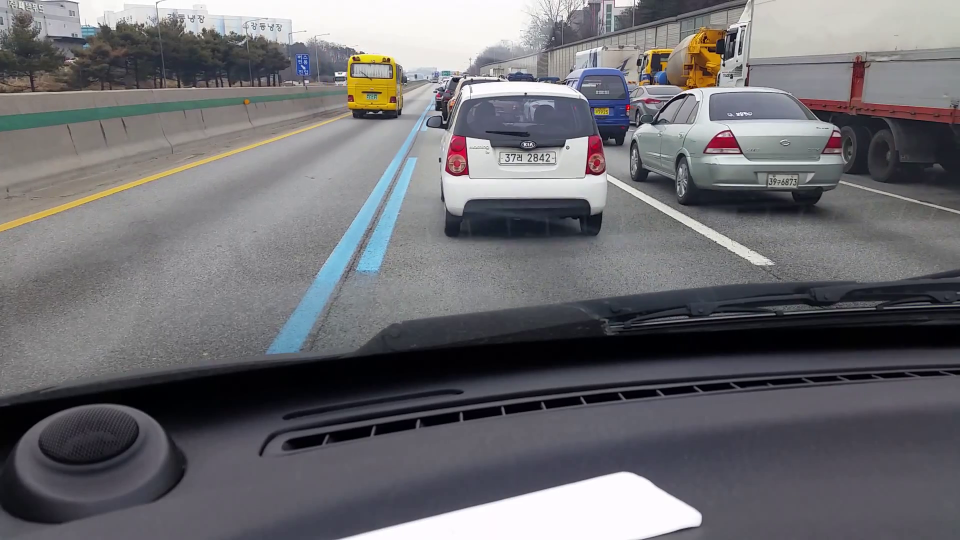
#> input picture frame 15 of road_01.mp4, 1920 x 1080 px, given in place of mission_left_right.mp4, which was not available (shown at 1/2 size)
$ python line_detect_01.py
#> lines starting #> are read from the running program, lines starting #| are printed output that depends on the picture; after the words box and inside, x2 and y2 are one past the last pixel; in counts of white or black regions, pixels touching at a corner belong together; pictures that were not available may be replaced by others from this repository, and a replacement may not be noted
import cv2
import numpy as np
import math

def roi(equ_frame, vertices):
    mask = np.zeros_like(equ_frame)
    cv2.fillPoly(mask, vertices, 255)
    masked = cv2.bitwise_and(equ_frame, mask)
    return masked

def nothing(x):
    pass

def initializeTrackbars(intialTracbarVals):
    cv2.namedWindow("Trackbars")
    cv2.resizeWindow("Trackbars", 360, 240)
    cv2.createTrackbar("Width Top", "Trackbars", intialTracbarVals[0],50, nothing)
    cv2.createTrackbar("Height Top", "Trackbars", intialTracbarVals[1], 100, nothing)
    cv2.createTrackbar("Width Bottom", "Trackbars", intialTracbarVals[2], 50, nothing)
    cv2.createTrackbar("Height Bottom", "Trackbars", intialTracbarVals[3], 100, nothing)

def valTrackbars():
    widthTop = cv2.getTrackbarPos("Width Top", "Trackbars")
    heightTop = cv2.getTrackbarPos("Height Top", "Trackbars")
    widthBottom = cv2.getTrackbarPos("Width Bottom", "Trackbars")
    heightBottom = cv2.getTrackbarPos("Height Bottom", "Trackbars")

    src = np.float32([(widthTop/100,heightTop/100), (1-(widthTop/100), heightTop/100),
                      (widthBottom/100, heightBottom/100), (1-(widthBottom/100), heightBottom/100)])
    #src = np.float32([(0.43, 0.65), (0.58, 0.65), (0.1, 1), (1, 1)])
    return src

def perspective_warp(img,
                     dst_size=(1280, 720),
                     src=np.float32([(0.43,0.65),(0.58,0.65),(0.1,1),(1,1)]),
                     dst=np.float32([(0,0), (1, 0), (0,1), (1,1)])):
    img_size = np.float32([(img.shape[1],img.shape[0])])
    src = src* img_size
    # For destination points, I'm arbitrarily choosing some points to be
    # a nice fit for displaying our warped result
    # again, not exact, but close enough for our purposes
    dst = dst * np.float32(dst_size)
    # Given src and dst points, calculate the perspective transform matrix
    M = cv2.getPerspectiveTransform(src, dst)
    # Warp the image using OpenCV warpPerspective()
    warped = cv2.warpPerspective(img, M, dst_size)
    return warped

intialTracbarVals = [25,60,1,70]   #wT,hT,wB,hB
video = cv2.VideoCapture("rsc/mission_left_right.mp4")

initializeTrackbars(intialTracbarVals)

while True:
    perspective_val = valTrackbars()
    ret, orig_frame = video.read()
#> orig_frame is the input picture: shape (1080, 1920, 3); mean B, G, R 112.9, 109, 109.7
    frame = cv2.GaussianBlur(orig_frame,(5, 5), 0)
    height, width = frame.shape[:2]
#> height = 1080; width = 1920

    frame = perspective_warp(frame, dst_size=(width, height), src=perspective_val)
#> in perspective_warp, `dst = dst * np.float32(dst_size)`: dst = [[0, 0], [1920, 0], [0, 1080], [1920, 1080]]
#> in perspective_warp, `M = cv2.getPerspectiveTransform(src, dst)`: M = [[-0.42, -1.79, 1363.4], [-1.2e-16, -4.12, 2668.2], [-2.9e-19, -0.00187, 1]]
#> in perspective_warp, `warped = cv2.warpPerspective(img, M, dst_size)`:
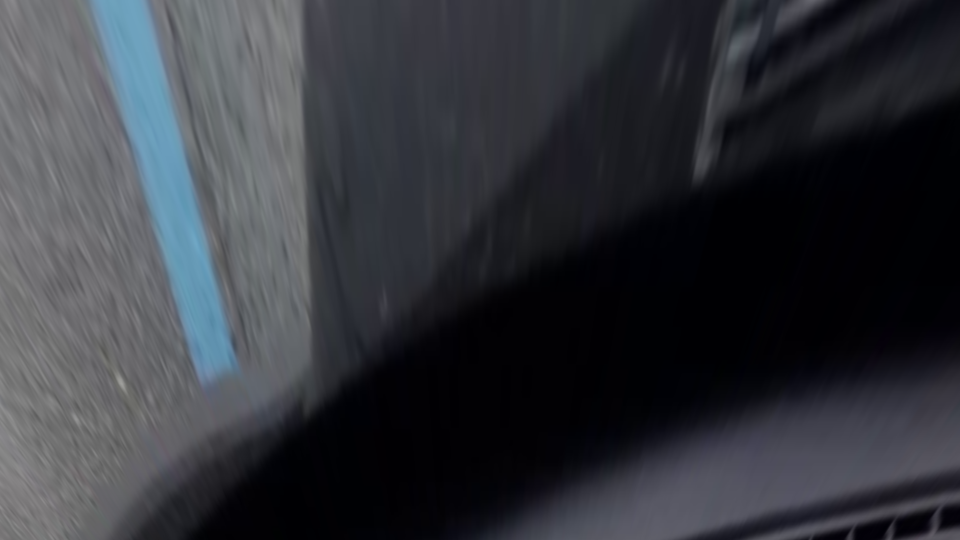
#> warped: shape (1080, 1920, 3) (shown at 1/2 size); mean B, G, R 59.3, 53.3, 50.9
    # line_img_frame = perspective_warp(frame, dst_size=(width, height), src=perspective_val)
    frame = cv2.pyrDown(frame)
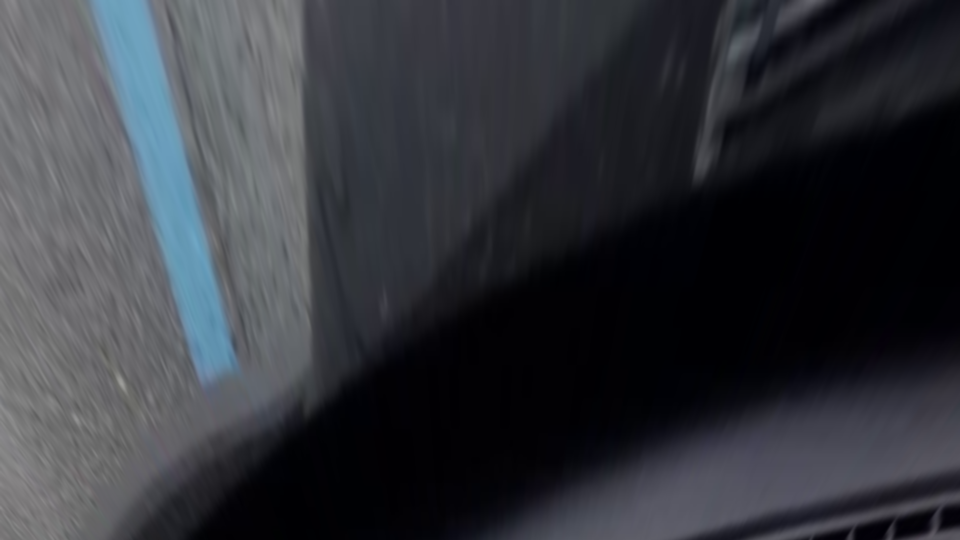
#> frame: shape (540, 960, 3); mean B, G, R 59.3, 53.3, 50.9
    hsv = cv2.cvtColor(frame, cv2.COLOR_BGR2HSV)
#> hsv: shape (540, 960, 3); mean H, S, V 113.4, 87.7, 59.3

    # white line detect
    low_w = np.array([0, 0, 130])
    up_w = np.array([255, 50, 255])
    w_mask = cv2.inRange(hsv, low_w, up_w)
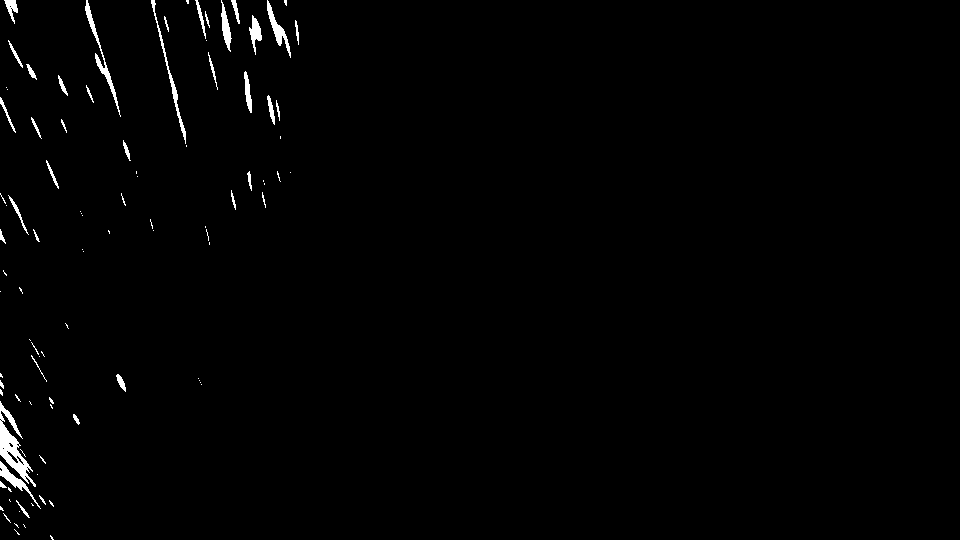
#> w_mask: shape (540, 960); 1% white; 98 white regions (59 under 20 px), largest, box (x1, y1, x2, y2) and area: (0, 401, 36, 487) 972, (85, 0, 121, 117) 467, (151, 0, 186, 144) 399
    w_edges = cv2.Canny(w_mask, 100, 200)
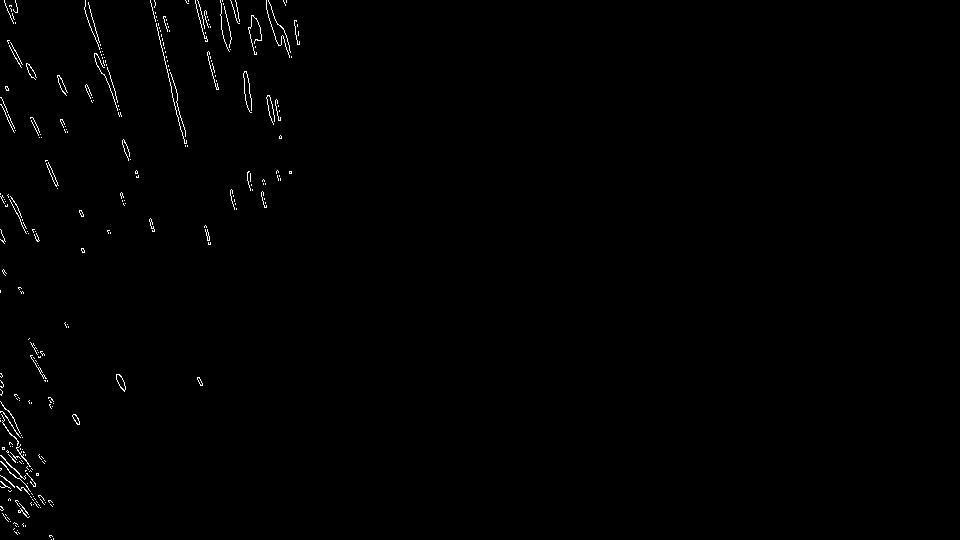
#> w_edges: shape (540, 960); 0.6% white in thin lines or dots, all inside (x1, y1, x2, y2) = (0, 0, 300, 540)

    # yellow line detect
    low_y = np.array([5, 80, 100])
    up_y = np.array([40, 150, 130])
    y_mask = cv2.inRange(hsv, low_y, up_y)
#> y_mask: shape (540, 960); every value is 0
    y_edges = cv2.Canny(y_mask, 100, 200)

    # blue line detect
    low_b = np.array([120, 70, 70])
    up_b = np.array([170, 170, 120])
    b_mask = cv2.inRange(hsv, low_b, up_b)
    b_edges = cv2.Canny(b_mask, 100, 200)

    # set ROI
    roi_height, roi_width = w_edges.shape[:2]
#> roi_height = 540; roi_width = 960

    # draw white lines
    w_lines = cv2.HoughLinesP(w_edges, 1, np.pi/180, 50, maxLineGap=50)
#> w_lines = [[206, 226, 210, 244], [151, 3, 184, 143], [88, 2, 121, 116], [85, 0, 136, 177], [154, 1, 187, 146], [195, 0, 218, 88], [84, 7, 107, 82]]
    sum_angle = 0
    cnt_angle =0
    if w_lines is not None:
        for line in w_lines:
            x1, y1, x2, y2 = line[0]
            if(abs(y1-y2) > roi_height * 0.45  and abs(x1-x2)<roi_width*0.5) :
                cv2.line(frame, (x1, y1), (x2, y2), (255, 255, 255), 5)
                tmp_angle = math.degrees(math.atan2(x2 - x1, y2 - y1))
                if(90 <= tmp_angle and tmp_angle <= 180) : tmp_angle -= 180
                sum_angle += tmp_angle * (-1)
                cnt_angle += 1
            elif(abs(y1-y2) < roi_height * 0.1  and abs(x1-x2)>roi_width*0.25) :
                cv2.line(frame, (x1, y1), (x2, y2), (25, 25, 255), 5)
#> this loop made 7 passes
#> after the loop, cnt_angle = 0; sum_angle = 0

    # draw yellow lines
    y_lines = cv2.HoughLinesP(y_edges, 1, np.pi / 180, 50, maxLineGap=50)
#> y_lines = None
    if y_lines is not None:
        for line in y_lines:
            x1, y1, x2, y2 = line[0]
            if (abs(y1 - y2) > roi_height * 0.1 and abs(x1 - x2) < roi_width * 0.4):
                cv2.line(frame, (x1, y1), (x2, y2), (51, 204, 255), 5)
                tmp_angle = math.degrees(math.atan2(x2 - x1, y2 - y1))
                if (90 <= tmp_angle and tmp_angle <= 180): tmp_angle -= 180
                sum_angle += tmp_angle * (-1)
                cnt_angle += 1

    # draw blue lines
    b_lines = cv2.HoughLinesP(b_edges, 1, np.pi / 180, 50, maxLineGap=50)
#> b_lines = None
    if b_lines is not None:
        for line in b_lines:
            x1, y1, x2, y2 = line[0]
            if (abs(y1 - y2) > roi_height * 0.1 and abs(x1 - x2) < roi_width * 0.5):
                cv2.line(frame, (x1, y1), (x2, y2), (255, 24, 25), 5)
                tmp_angle = math.degrees(math.atan2(x2 - x1, y2 - y1))
                if (90 <= tmp_angle and tmp_angle <= 180): tmp_angle -= 180
                sum_angle += tmp_angle * (-1)
                cnt_angle += 1

    # calculate angle
    if(cnt_angle!=0) :
        print(round(sum_angle / cnt_angle, 2))
        msg = str(round(sum_angle / cnt_angle, 2)) + "'"
        cv2.putText(frame, msg , (30, 30), cv2.FONT_HERSHEY_PLAIN, 3, (255, 255, 255), 2)

    #show img
    cv2.imshow("lineframe", frame)
    cv2.imshow("w_roi_frame", w_edges)
    cv2.imshow("y_roi_frame", y_edges)
    cv2.imshow("b_roi_frame", b_edges)

    roi_frame = cv2.add(w_edges, y_edges)
    roi_frame = cv2.add(roi_frame, b_edges)
    cv2.imshow("roi_frame", roi_frame)
    # cv2.imshow("ori_frame", roi_ori_frame)

    key = cv2.waitKey(1)
#> (key Esc is pressed here)
    if key == 27:
        break
video.release()
cv2.destroyAllWindows()

$ run again, starting later in the video
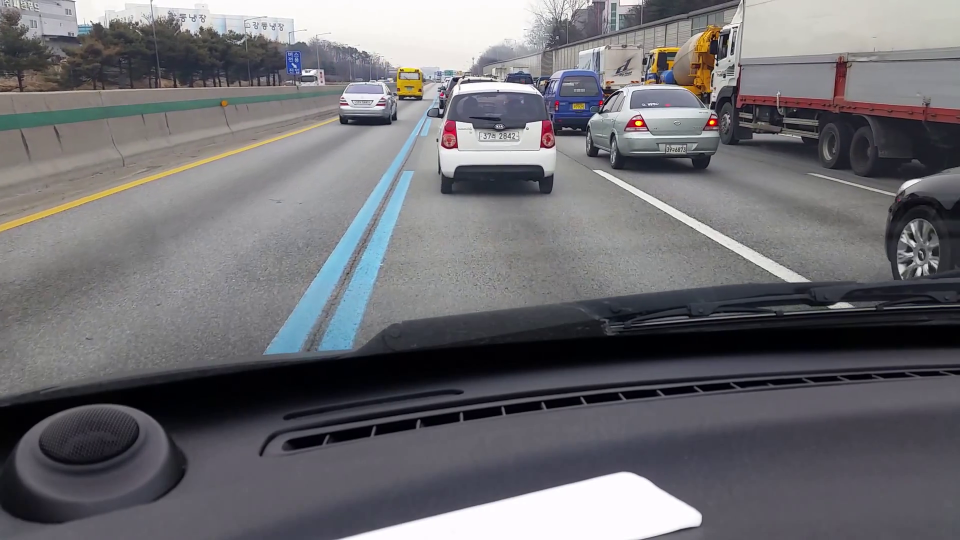
#> input picture frame 70 of road_01.mp4, 1920 x 1080 px, given in place of mission_left_right.mp4, which was not available (shown at 1/2 size)
#> orig_frame is the input picture: shape (1080, 1920, 3); mean B, G, R 113.7, 109.5, 110.2
#> dst = [[0, 0], [1920, 0], [0, 1080], [1920, 1080]]
#> M = [[-0.42, -1.79, 1363.4], [-1.2e-16, -4.12, 2668.2], [-2.9e-19, -0.00187, 1]]
#> hsv: shape (540, 960, 3); mean H, S, V 113.5, 92.1, 63.2
#> `w_mask = cv2.inRange(hsv, low_w, up_w)`:
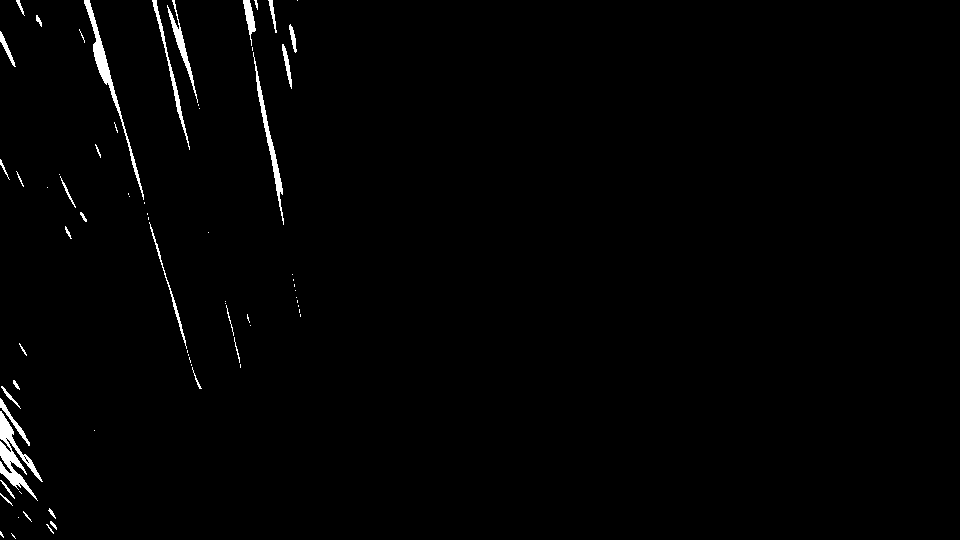
#> w_mask: shape (540, 960); 1.1% white; 70 white regions (38 under 20 px), largest, box (x1, y1, x2, y2) and area: (0, 411, 43, 501) 1165, (84, 0, 144, 200) 992, (253, 52, 284, 225) 667
#> w_edges: shape (540, 960); 0.61% white in thin lines or dots, all inside (x1, y1, x2, y2) = (0, 0, 302, 538)
#> y_mask: shape (540, 960); every value is 0
#> w_lines = 15 rows, first 6: [266, 136, 298, 312], [95, 19, 179, 329], [224, 300, 239, 367], [242, 0, 282, 191], [116, 107, 194, 378], [156, 0, 190, 149]
#> the loop `for line in w_lines:` made 15 passes
#> (x1, y1, x2, y2, tmp_angle, sum_angle) on passes 2, 5, 9: (95, 19, 179, 329, 15.16, -15.16), (116, 107, 194, 378, 16.06, -31.22), (109, 73, 199, 388, 15.95, -47.16)
#> after the loop `for line in w_lines:`: cnt_angle = 3; sum_angle = -47.16
#> y_lines = None
#| -15.72
#> msg = "-15.72'"
#> `cv2.putText(frame, msg , (30, 30), cv2.FONT_HERSHEY_PLAIN, 3, (255, 25..`:
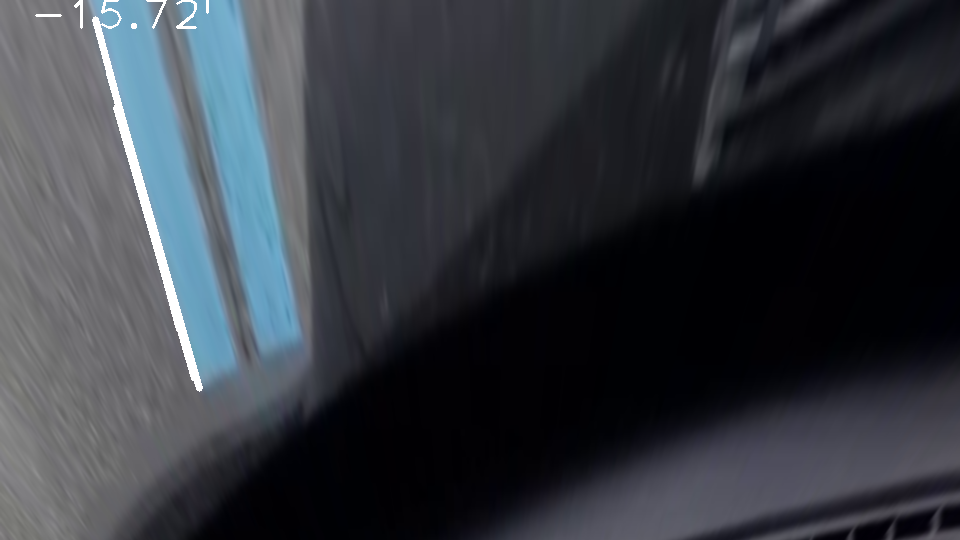
#> frame: shape (540, 960, 3); mean B, G, R 64, 57, 52.7

$ run again, starting later in the video
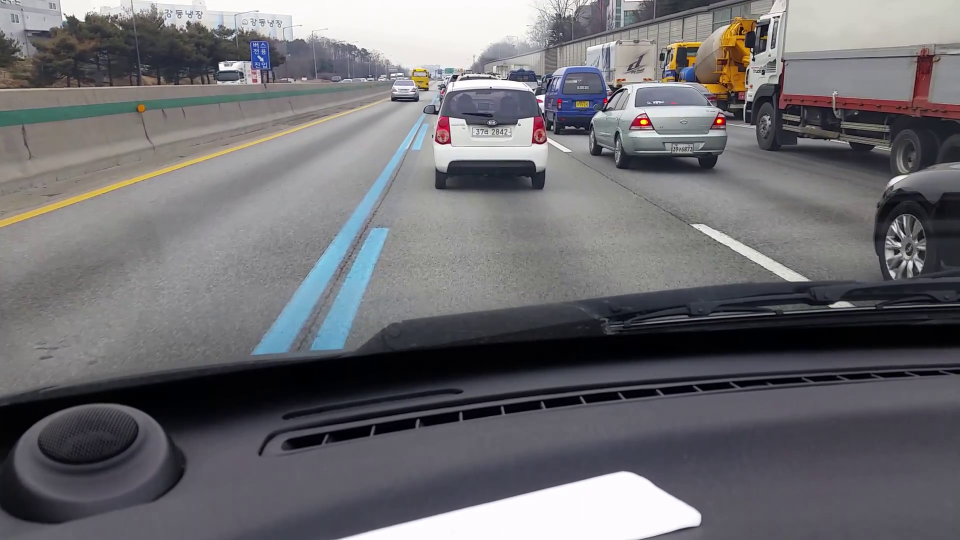
#> input picture frame 124 of road_01.mp4, 1920 x 1080 px, given in place of mission_left_right.mp4, which was not available (shown at 1/2 size)
#> orig_frame is the input picture: shape (1080, 1920, 3); mean B, G, R 112.6, 108.6, 109.7
#> dst = [[0, 0], [1920, 0], [0, 1080], [1920, 1080]]
#> M = [[-0.42, -1.79, 1363.4], [-1.2e-16, -4.12, 2668.2], [-2.9e-19, -0.00187, 1]]
#> hsv: shape (540, 960, 3); mean H, S, V 113.8, 91.8, 62.1
#> `w_mask = cv2.inRange(hsv, low_w, up_w)`:
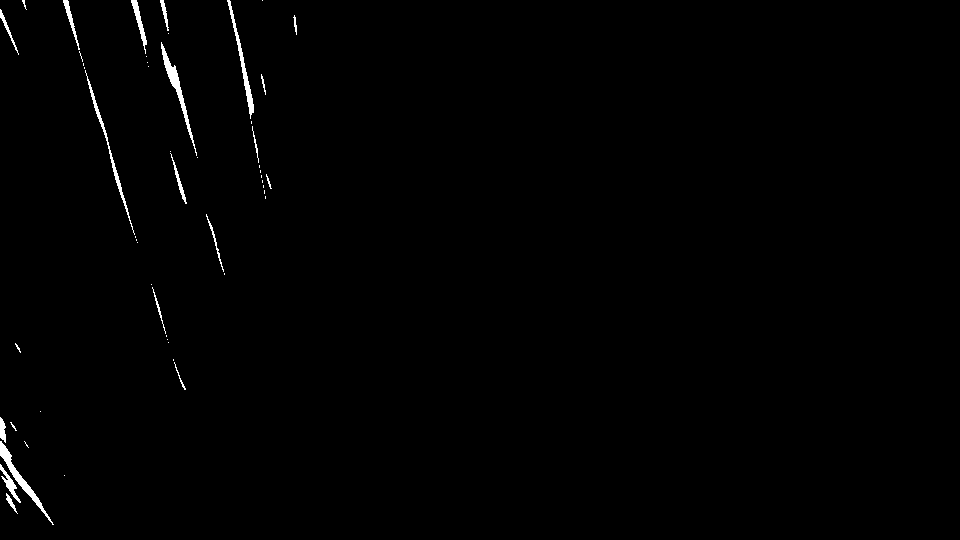
#> w_mask: shape (540, 960); 0.7% white; 52 white regions (33 under 20 px), largest, box (x1, y1, x2, y2) and area: (161, 42, 197, 156) 543, (0, 441, 54, 525) 543, (227, 0, 254, 119) 462
#> w_edges: shape (540, 960); 0.43% white in thin lines or dots, all inside (x1, y1, x2, y2) = (0, 0, 298, 525)
#> y_mask: shape (540, 960); every value is 0
#> w_lines = 13 rows, first 6: [102, 128, 181, 385], [75, 33, 121, 186], [62, 1, 136, 243], [231, 18, 258, 167], [160, 2, 196, 158], [169, 151, 178, 188]
#> the loop `for line in w_lines:` made 13 passes
#> (x1, y1, x2, y2, tmp_angle, sum_angle, cnt_angle) on pass 1: (102, 128, 181, 385, 17.09, -17.09, 1)
#> after the loop `for line in w_lines:`: cnt_angle = 1; sum_angle = -17.09
#> y_lines = None
#| -17.09
#> msg = "-17.09'"
#> `cv2.putText(frame, msg , (30, 30), cv2.FONT_HERSHEY_PLAIN, 3, (255, 25..`:
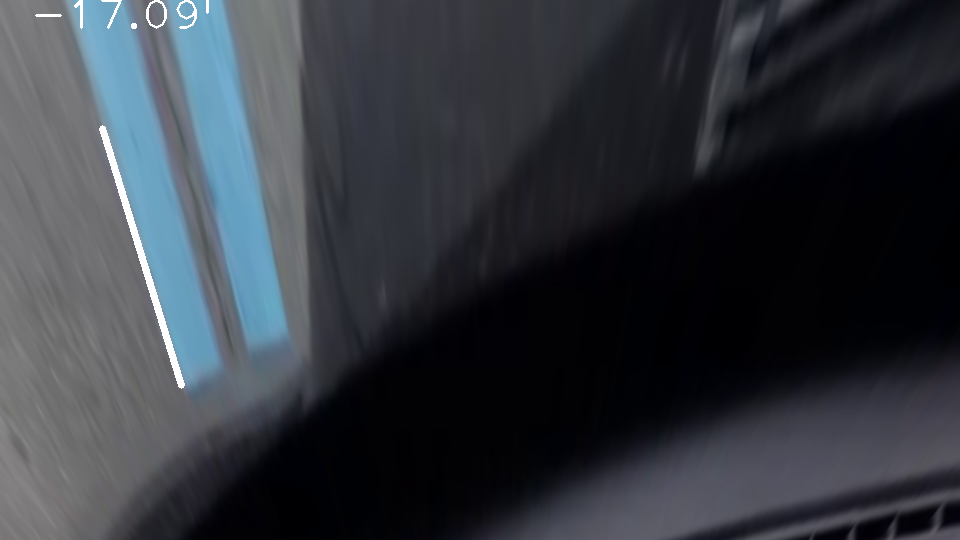
#> frame: shape (540, 960, 3); mean B, G, R 62.7, 55.5, 51.3
